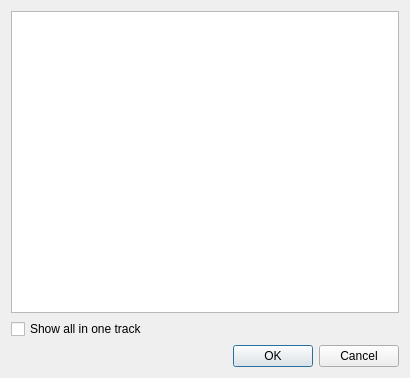
<?xml version="1.0" encoding="UTF-8"?>
<ui version="4.0">
 <class>SourceDialog</class>
 <widget class="QDialog" name="SourceDialog">
  <property name="geometry">
   <rect>
    <x>0</x>
    <y>0</y>
    <width>410</width>
    <height>378</height>
   </rect>
  </property>
  <property name="windowTitle">
   <string>Choose one or more data series to show them</string>
  </property>
  <layout class="QVBoxLayout" name="verticalLayout">
   <item>
    <widget class="QTreeWidget" name="sourceTree">
     <property name="selectionMode">
      <enum>QAbstractItemView::NoSelection</enum>
     </property>
     <property name="headerHidden">
      <bool>true</bool>
     </property>
     <column>
      <property name="text">
       <string notr="true">1</string>
      </property>
     </column>
    </widget>
   </item>
   <item>
    <widget class="QCheckBox" name="allInOneOption">
     <property name="text">
      <string>Show all in one track</string>
     </property>
    </widget>
   </item>
   <item>
    <widget class="QDialogButtonBox" name="buttonBox">
     <property name="orientation">
      <enum>Qt::Horizontal</enum>
     </property>
     <property name="standardButtons">
      <set>QDialogButtonBox::Cancel|QDialogButtonBox::Ok</set>
     </property>
    </widget>
   </item>
  </layout>
 </widget>
 <resources/>
 <connections>
  <connection>
   <sender>buttonBox</sender>
   <signal>accepted()</signal>
   <receiver>SourceDialog</receiver>
   <slot>accept()</slot>
   <hints>
    <hint type="sourcelabel">
     <x>248</x>
     <y>254</y>
    </hint>
    <hint type="destinationlabel">
     <x>157</x>
     <y>274</y>
    </hint>
   </hints>
  </connection>
  <connection>
   <sender>buttonBox</sender>
   <signal>rejected()</signal>
   <receiver>SourceDialog</receiver>
   <slot>reject()</slot>
   <hints>
    <hint type="sourcelabel">
     <x>316</x>
     <y>260</y>
    </hint>
    <hint type="destinationlabel">
     <x>286</x>
     <y>274</y>
    </hint>
   </hints>
  </connection>
 </connections>
</ui>
